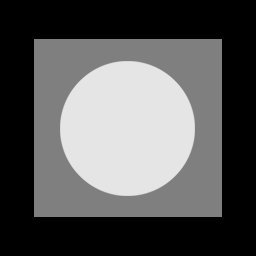
%> input picture S4-Restauration/Patt1.jpg, 256 x 256 px
$ octave Noise.m   (GNU Octave 9; MATLAB toolbox functions it lacks are replaced by stand-ins)
%> lines starting %> are read from the running program, lines starting %| are printed output that depends on the picture
### S4-Restauration/imnoise3.m
function [r, R, S] = imnoise3(M, N, C, A, B)
%IMNOISE3 Generates periodic noise.
%    [r, R, S] = IMNOISE3(M, N, C, A, B), generates a spatial
%    sinusoidal noise pattern, r, of size M-by-N, its Fourier
%    transform, R, and spectrum, S.  The remaining parameters are:
%
%    C is a K-by-2 matrix with K pairs of freq. domain coordinates (u,
%    v) that define the locations of impulses in the freq. domain. The
%    locations are with respect to the frequency rectangle center at
%    (floor(M/2) + 1, floor(N/2) + 1).  The impulse locations are spe-
%    cified as increments with respect to the center. For ex, if M =
%    N = 512, then the center is at (257, 257). To specify an impulse
%    at (280, 300) we specify the pair (23, 43); i.e., 257 + 23 = 280,
%    and 257 + 43 = 300. Only one pair of coordinates is required for
%    each impulse.  The conjugate pairs are generated automatically.
%
%    A is a 1-by-K vector that contains the amplitude of each of the
%    K impulse pairs. If A is not included in the argument, the
%    default used is A = ONES(1, K).  B is then automatically set to
%    its default values (see next paragraph).  The value specified
%    for A(j) is associated with the coordinates in C(j, 1:2).
%
%    B is a K-by-2 matrix containing the Bx and By phase components
%    for each impulse pair.  The default values for B are B(1:K, 1:2)
%    = 0.

%   Copyright 2002-2004 R. C. Gonzalez, R. E. Woods, & S. L. Eddins
%   Digital Image Processing Using MATLAB, Prentice-Hall, 2004
%   $Revision: 1.5 $  $Date: 2004/11/04 22:32:42 $

% Process input parameters.
[K, n] = size(C);
if nargin == 3
   A(1:K) = 1.0;
   B(1:K, 1:2) = 0;
elseif nargin == 4
   B(1:K, 1:2) = 0;
end

% Generate R.
R = zeros(M, N);
for j = 1:K
   u1 = M/2 + 1 + C(j, 1); v1 = N/2 + 1 + C(j, 2);
   R(u1, v1) = i * (A(j)/2) * exp(i*2*pi*C(j, 1) * B(j, 1)/M);
   % Complex conjugate.
   u2 = M/2 + 1 - C(j, 1); v2 = N/2 + 1 - C(j, 2);
   R(u2, v2) = -i * (A(j)/2) * exp(i*2*pi*C(j, 2) * B(j, 2)/N);
end

% Compute spectrum and spatial sinusoidal pattern.
S = abs(R);
r = real(ifft2(ifftshift(R)));

### S4-Restauration/autoadj.m
function [na] = autoadj(n)
na = (n-min(n(:)))/(max(n(:))-min(n(:)));

### S4-Restauration/imnoise2.m
function R = imnoise2(type, M, N, a, b)
    %IMNOISE2 Generates an array of random numbers with specified PDF.
    %   R = IMNOISE2(TYPE, M, N, A, B) generates an array, R, of size
    %   M-by-N, whose elements are random numbers of the specified TYPE
    %   with parameters A and B. If only TYPE is included in the
    %   input argument list, a  single random number of the specified
    %   TYPE and default parameters shown below is generated. If only
    %   TYPE, M, and N are provided, the default parameters shown below
    %   are used.  If M = N = 1, IMNOISE2 generates a single random
    %   number of the specified TYPE and parameters A and B.
    %
    %   Valid values for TYPE and parameters A and B are:
    %
    %   'uniform'       Uniform random numbers in the interval (A, B).
    %                   The default values are (0, 1).
    %   'gaussian'      Gaussian random numbers with mean A and standard
    %                   deviation B. The default values are A = 0, B = 1.
    %   'salt & pepper' Salt and pepper numbers of amplitude 0 with
    %                   probability Pa = A, and amplitude 1 with
    %                   probability Pb = B. The default values are Pa =
    %                   Pb = A = B = 0.05.  Note that the noise has
    %                   values 0 (with probability Pa = A) and 1 (with
    %                   probability Pb = B), so scaling is necessary if
    %                   values other than 0 and 1 are required. The noise
    %                   matrix R is assigned three values. If R(x, y) =
    %                   0, the noise at (x, y) is pepper (black).  If
    %                   R(x, y) = 1, the noise at (x, y) is salt
    %                   (white). If R(x, y) = 0.5, there is no noise
    %                   assigned to coordinates (x, y).
    %   'lognormal'     Lognormal numbers with offset A and shape
    %                   parameter B. The defaults are A = 1 and B =
    %                   0.25.
    %   'rayleigh'      Rayleigh noise with parameters A and B. The
    %                   default values are A = 0 and B = 1.
    %   'exponential'   Exponential random numbers with parameter A.  The
    %                   default is A = 1.
    %   'erlang'        Erlang (gamma) random numbers with parameters A
    %                   and B.  B must be a positive integer. The
    %                   defaults are A = 2 and B = 5.  Erlang random
    %                   numbers are approximated as the sum of B
    %                   exponential random numbers.

    %   Copyright 2002-2004 R. C. Gonzalez, R. E. Woods, & S. L. Eddins
    %   Digital Image Processing Using MATLAB, Prentice-Hall, 2004
    %   $Revision: 1.5 $  $Date: 2003/10/12 23:37:29 $

    % Set default values.
    if nargin == 1
       a = 0; b = 1;
       M = 1; N = 1;
    elseif nargin == 3
       a = 0; b = 1;
    end

    % Begin processing. Use lower(type) to protect against input being
    % capitalized.
    switch lower(type)
    case 'uniform'
       R = a + (b - a)*rand(M, N);
    case 'gaussian'
       R = a + b*randn(M, N);
    case 'salt & pepper'
       if nargin <= 3
          a = 0.05; b = 0.05;
       end
       % Check to make sure that Pa + Pb is not > 1.
       if (a + b) > 1
          error('The sum Pa + Pb must not exceed 1.')
       end
       R(1:M, 1:N) = 0.5;
       % Generate an M-by-N array of uniformly-distributed random numbers
       % in the range (0, 1). Then, Pa*(M*N) of them will have values <=
       % a. The coordinates of these points we call 0 (pepper
       % noise). Similarly, Pb*(M*N) points will have values in the range
       % > a & <= (a + b).  These we call 1 (salt noise).
       X = rand(M, N);
       c = find(X <= a);
       R(c) = 0;
       u = a + b;
       c = find(X > a & X <= u);
       R(c) = 1;
    case 'lognormal'
       if nargin <= 3
          a = 1; b = 0.25;
       end
       R = a*exp(b*randn(M, N));
    case 'rayleigh'
       R = a + (-b*log(1 - rand(M, N))).^0.5;
    case 'exponential'
       if nargin <= 3
          a = 1;
       end
       if a <= 0
          error('Parameter a must be positive for exponential type.')
       end
       k = -1/a;
       R = k*log(1 - rand(M, N));
    case 'erlang'
       if nargin <= 3
          a = 2; b = 5;
       end
       if (b ~= round(b) | b <= 0)
          error('Param b must be a positive integer for Erlang.')
       end
       k = -1/a;
       R = zeros(M, N);
       for j = 1:b
          R = R + k*log(1 - rand(M, N));
       end
    otherwise
       error('Unknown distribution type.')
    end

### S4-Restauration/Noise.m
clear all
close all
clc

f = im2double(imread('Patt1.jpg'));
%> f: size 256x256 double; min 0, max 0.902, mean 0.342
imshow(f)
[M N] = size(f);
%> M = 256; N = 256

% [4 lines of commented-out code are left out]
n = imnoise2('uniform',M,N,0.2,0.1);
%n = imnoise2('salt & pepper',M,N,0.2,0.1);
g = f + n;
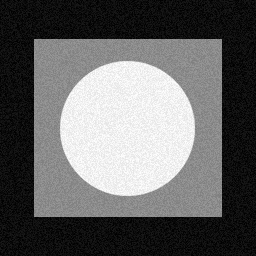
%> g: size 256x256 double; min 0.1, max 1.1, mean 0.492; drawn with min black and max white
figure,imshow(g,[])


%Ruido Freq
C = [0 5;5 0];
[n,R,S] = imnoise3(M,N,C);

subplot(1,2,1)
imshow(n,[])
subplot(1,2,2)
imshow(S,[])
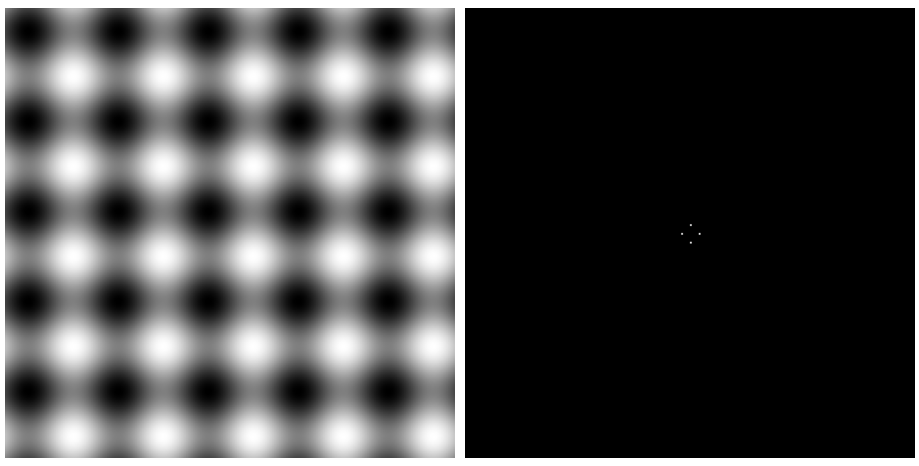
%> figure redrawn from the program's plot data, 2 panels

n = autoadj(n);
g = f + n;
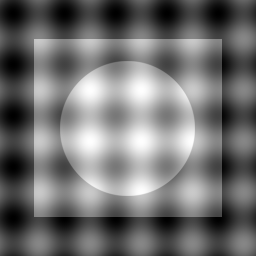
%> g: size 256x256 double; min 7.53e-05, max 1.9, mean 0.842; drawn with min black and max white
figure,imshow(g,[])
